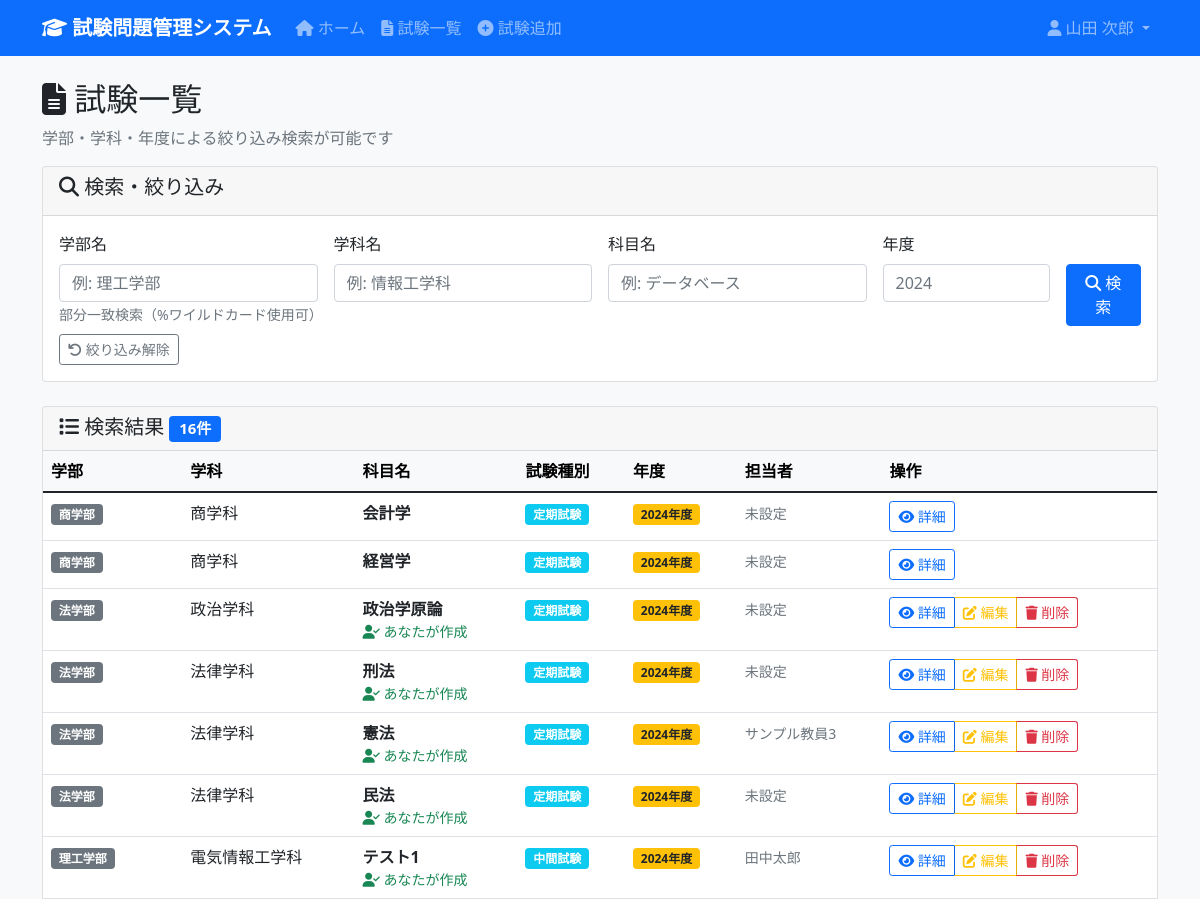
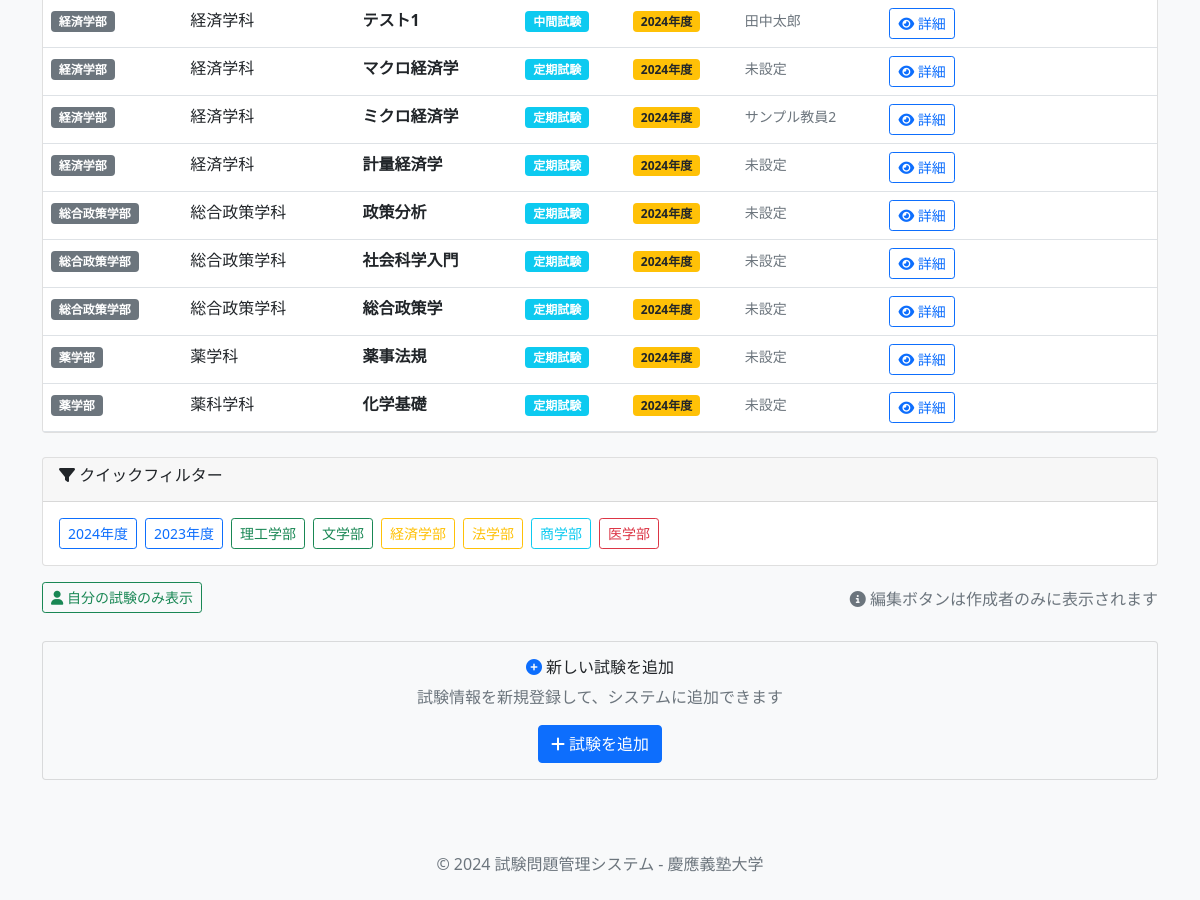
The page /exams (signed in) on the database its author committed (2 pictures, top to bottom).
### tables this page shows
CREATE TABLE Exams (
                exam_id INTEGER PRIMARY KEY AUTOINCREMENT,
                subject_id INTEGER NOT NULL,
                exam_type_id INTEGER NOT NULL,
                exam_year INTEGER NOT NULL,
                instructions TEXT,
                created_by INTEGER,
                created_at DATETIME DEFAULT CURRENT_TIMESTAMP,
                updated_at DATETIME DEFAULT CURRENT_TIMESTAMP,
                FOREIGN KEY (subject_id) REFERENCES Subjects(subject_id),
                FOREIGN KEY (exam_type_id) REFERENCES ExamTypes(exam_type_id),
                FOREIGN KEY (created_by) REFERENCES Users(user_id) ON DELETE SET NULL,
                UNIQUE(subject_id, exam_type_id, exam_year)
            );

### app.py (the view)
@app.route('/exams')
@login_required
def exams() -> str:
    cur = get_db().cursor()
    exam_list = cur.execute('''
        SELECT
            e.exam_id,
            f.faculty_name,
            d.department_name,
            s.subject_name,
            et.exam_type_name,
            e.exam_year,
            GROUP_CONCAT(p.professor_name, ', ') AS professors,
            e.created_by
        FROM Exams e
        JOIN Subjects s ON e.subject_id = s.subject_id
        JOIN Departments d ON s.department_id = d.department_id
        JOIN Faculties f ON d.faculty_id = f.faculty_id
        JOIN ExamTypes et ON e.exam_type_id = et.exam_type_id
        LEFT JOIN ExamProfessors ep ON e.exam_id = ep.exam_id
        LEFT JOIN Professors p ON ep.professor_id = p.professor_id
        GROUP BY e.exam_id, f.faculty_name, d.department_name, s.subject_name, et.exam_type_name, e.exam_year, e.created_by
        ORDER BY e.exam_year DESC, f.faculty_name, d.department_name, s.subject_name
    ''').fetchall()
    return render_template('exams/list.html', exam_list=exam_list)

### app.py (called while the page is built)
def get_db() -> sqlite3.Connection:
    db = getattr(g, '_database', None)
    if db is None:
        db = g._database = sqlite3.connect(DATABASE)
        db.execute('PRAGMA foreign_keys = ON')
        db.row_factory = sqlite3.Row
    return db

@app.teardown_appcontext
def close_connection(exception: Optional[BaseException]) -> None:
    db = getattr(g, '_database', None)
    if db is not None:
        db.close()

def login_required(f):
    @wraps(f)
    def decorated_function(*args, **kwargs):
        if 'user_id' not in session:
            return redirect(url_for('login'))
        return f(*args, **kwargs)
    return decorated_function

### templates/exams/list.html (shortened to what this page needs)
{% extends "base.html" %}
{% block content %}
<div class="row">
    <div class="col-12">
        <h2>
            <i class="fas fa-file-alt"></i> 試験一覧
        </h2>
        <p class="text-muted">学部・学科・年度による絞り込み検索が可能です</p>
    </div>
</div>
<div class="row mb-4">
    <div class="col-12">
        <div class="card">
            <div class="card-header">
                <h5><i class="fas fa-search"></i> 検索・絞り込み</h5>
            </div>
            <div class="card-body">
                <form method="POST" action="{{ url_for('exams_filtered') }}">
                    <div class="row g-3">
                        <div class="col-md-3">
                            <label for="faculty_filter" class="form-label">学部名</label>
                            <input type="text" class="form-control" id="faculty_filter" name="faculty_filter"
                                   value="{{ faculty_filter or '' }}" placeholder="例: 理工学部">
                            <small class="form-text text-muted">部分一致検索（%ワイルドカード使用可）</small>
                        </div>
                        <div class="col-md-3">
                            <label for="department_filter" class="form-label">学科名</label>
                            <input type="text" class="form-control" id="department_filter" name="department_filter"
                                   value="{{ department_filter or '' }}" placeholder="例: 情報工学科">
                        </div>
                        <div class="col-md-3">
                            <label for="subject_filter" class="form-label">科目名</label>
                            <input type="text" class="form-control" id="subject_filter" name="subject_filter"
                                   value="{{ subject_filter or '' }}" placeholder="例: データベース">
                        </div>
                        <div class="col-md-2">
                            <label for="year_filter" class="form-label">年度</label>
                            <input type="number" class="form-control" id="year_filter" name="year_filter"
                                   value="{{ year_filter or '' }}" min="2020" max="2030" placeholder="2024">
                        </div>
                        <div class="col-md-1">
                            <label class="form-label">&nbsp;</label>
                            <button type="submit" class="btn btn-primary w-100 d-block">
                                <i class="fas fa-search"></i>
                                <span class="d-none d-lg-inline"> 検索</span>
                            </button>
                        </div>
                    </div>
                    <div class="row mt-2">
                        <div class="col-12">
                            <a href="{{ url_for('exams') }}" class="btn btn-outline-secondary btn-sm me-2">
                                <i class="fas fa-undo"></i> 絞り込み解除
                            </a>
                        </div>
                    </div>
                </form>
            </div>
        </div>
    </div>
</div>
<div class="row">
    <div class="col-12">
        {% if exam_list %}
            <div class="card">
                <div class="card-header d-flex justify-content-between align-items-center">
                    <h5 class="mb-0">
                        <i class="fas fa-list"></i> 検索結果
                        <span class="badge bg-primary">{{ exam_list|length }}件</span>
                    </h5>
                </div>
                <div class="card-body p-0">
                    <div class="table-responsive">
                        <table class="table table-hover mb-0">
                            <thead class="table-light">
                                <tr>
                                    <th>学部</th>
                                    <th>学科</th>
                                    <th>科目名</th>
                                    <th>試験種別</th>
                                    <th>年度</th>
                                    <th>担当者</th>
                                    <th>操作</th>
                                </tr>
                            </thead>
                            <tbody>
                                {% for exam in exam_list %}
                                <tr data-created-by="{{ exam[7] if exam[7] else '' }}">
                                    <td>
                                        <span class="badge bg-secondary">{{ exam[1] }}</span>
                                    </td>
                                    <td>{{ exam[2] }}</td>
                                    <td>
                                        <strong>{{ exam[3] }}</strong>
                                        {% if session.user_id and exam[7] == session.user_id %}
                                            <small class="text-success d-block my-creation-mark">
                                                <i class="fas fa-user-check"></i> あなたが作成
                                            </small>
                                        {% endif %}
                                    </td>
                                    <td>
                                        <span class="badge bg-info">{{ exam[4] }}</span>
                                    </td>
                                    <td>
                                        <span class="badge bg-warning text-dark">{{ exam[5] }}年度</span>
                                    </td>
                                    <td>
                                        {% if exam[6] %}
                                            <small class="text-muted">{{ exam[6] }}</small>
                                        {% else %}
                                            <small class="text-muted">未設定</small>
                                        {% endif %}
                                    </td>
                                    <td>
                                        <div class="btn-group" role="group">
                                            <a href="{{ url_for('exam_detail', exam_id=exam[0]) }}"
                                               class="btn btn-sm btn-outline-primary">
                                                <i class="fas fa-eye"></i> 詳細
                                            </a>
                                            {% if session.user_id and exam[7] == session.user_id %}
                                                <a href="{{ url_for('exam_edit', exam_id=exam[0]) }}"
                                                   class="btn btn-sm btn-outline-warning"
                                                   title="あなたが作成した試験です">
                                                    <i class="fas fa-edit"></i> 編集
                                                </a>
                                                <button type="button"
                                                        class="btn btn-sm btn-outline-danger exam-delete-btn"
                                                        data-exam-id="{{ exam[0] }}"
                                                        data-subject-name="{{ exam[3] }}"
                                                        data-exam-type="{{ exam[4] }}"
                                                        data-exam-year="{{ exam[5] }}"
                                                        data-faculty="{{ exam[1] }}"
                                                        data-department="{{ exam[2] }}"
                                                        data-professor="{{ exam[6] or '' }}"
                                                        title="試験を削除"
                                                        onclick="openDeleteModal(this)">
                                                    <i class="fas fa-trash"></i> 削除
                                                </button>
                                            {% endif %}
                                        </div>
                                    </td>
                                </tr>
                                {% endfor %}
                            </tbody>
                        </table>
                    </div>
                </div>
            </div>
        {% endif %}
    </div>
</div>
{% if exam_list %}
<div class="row mt-4">
    <div class="col-12">
        <div class="card">
            <div class="card-header">
                <h6><i class="fas fa-filter"></i> クイックフィルター</h6>
            </div>
            <div class="card-body">
                <div class="d-none d-md-flex flex-wrap gap-2">
                    <button type="button" class="btn btn-outline-primary btn-sm" onclick="filterByYear(2024)">2024年度</button>
                    <button type="button" class="btn btn-outline-primary btn-sm" onclick="filterByYear(2023)">2023年度</button>
                    <button type="button" class="btn btn-outline-success btn-sm" onclick="filterByFaculty('理工学部')">理工学部</button>
                    <button type="button" class="btn btn-outline-success btn-sm" onclick="filterByFaculty('文学部')">文学部</button>
                    <button type="button" class="btn btn-outline-warning btn-sm" onclick="filterByFaculty('経済学部')">経済学部</button>
                    <button type="button" class="btn btn-outline-warning btn-sm" onclick="filterByFaculty('法学部')">法学部</button>
                    <button type="button" class="btn btn-outline-info btn-sm" onclick="filterByFaculty('商学部')">商学部</button>
                    <button type="button" class="btn btn-outline-danger btn-sm" onclick="filterByFaculty('医学部')">医学部</button>
                </div>
            </div>
        </div>
    </div>
</div>
{% endif %}
<div class="row mt-3">
    <div class="col-12">
        <div class="d-flex justify-content-between align-items-center">
            <div>
                <button type="button" class="btn btn-outline-success btn-sm" onclick="toggleMyExams()">
                    <i class="fas fa-user"></i> 自分の試験のみ表示
                </button>
            </div>
            <div>
                <span class="text-muted">
                    <i class="fas fa-info-circle"></i>
                    編集ボタンは作成者のみに表示されます
                </span>
            </div>
        </div>
    </div>
</div>
<div class="row mt-4">
    <div class="col-12">
        <div class="card bg-light">
            <div class="card-body text-center">
                <h6><i class="fas fa-plus-circle text-primary"></i> 新しい試験を追加</h6>
                <p class="text-muted mb-3">試験情報を新規登録して、システムに追加できます</p>
                <a href="{{ url_for('exam_add') }}" class="btn btn-primary">
                    <i class="fas fa-plus"></i> 試験を追加
                </a>
            </div>
        </div>
    </div>
</div>
{% endblock %}

### templates/base.html (style rules this page uses)
body { background-color: #f8f9fa; }

### templates/exams/list.html (style rules this page uses)
.form-label { font-weight: 500; margin-bottom: 0.5rem; }
.card-body form { margin-bottom: 0; }
.btn-group-vertical .btn, .d-flex .btn { margin-bottom: 0.25rem; }
.my-creation-mark { font-weight: 500; }
.btn-group .btn { margin-left: 0; }
.btn-group .btn:not(:first-child) { border-left: 1px solid rgba(0,0,0,0.1); }

### rows shown on the page
Exams: exam "商学部", exam "商学科", exam "会計学", exam "定期試験", exam_year "2024", shows "未設定"
Exams: exam "商学部", exam "商学科", exam "経営学", exam "定期試験", exam_year "2024", shows "未設定"
Exams: exam "法学部", exam "政治学科", exam "政治学原論", shows "あなたが作成", exam "定期試験", exam_year "2024", shows "未設定"
Exams: exam "法学部", exam "法律学科", exam "刑法", shows "あなたが作成", exam "定期試験", exam_year "2024", shows "未設定"
Exams: exam "法学部", exam "法律学科", exam "憲法", shows "あなたが作成", exam "定期試験", exam_year "2024", exam "サンプル教員3"
Exams: exam "法学部", exam "法律学科", exam "民法", shows "あなたが作成", exam "定期試験", exam_year "2024", shows "未設定"
Exams: exam "理工学部", exam "電気情報工学科", exam "テスト1", shows "あなたが作成", exam "中間試験", exam_year "2024", exam "田中太郎"
Exams: exam "経済学部", exam "経済学科", exam "テスト1", exam "中間試験", exam_year "2024", exam "田中太郎"
Exams: exam "経済学部", exam "経済学科", exam "マクロ経済学", exam "定期試験", exam_year "2024", shows "未設定"
Exams: exam "経済学部", exam "経済学科", exam "ミクロ経済学", exam "定期試験", exam_year "2024", exam "サンプル教員2"
Exams: exam "経済学部", exam "経済学科", exam "計量経済学", exam "定期試験", exam_year "2024", shows "未設定"
Exams: exam "総合政策学部", exam "総合政策学科", exam "政策分析", exam "定期試験", exam_year "2024", shows "未設定"
Exams: exam "総合政策学部", exam "総合政策学科", exam "社会科学入門", exam "定期試験", exam_year "2024", shows "未設定"
Exams: exam "総合政策学部", exam "総合政策学科", exam "総合政策学", exam "定期試験", exam_year "2024", shows "未設定"
Exams: exam "薬学部", exam "薬学科", exam "薬事法規", exam "定期試験", exam_year "2024", shows "未設定"
Exams: exam "薬学部", exam "薬科学科", exam "化学基礎", exam "定期試験", exam_year "2024", shows "未設定"

### other values the page prints
{{ session.full_name }} "山田 次郎"
{{ exam_list|length }} "16"
